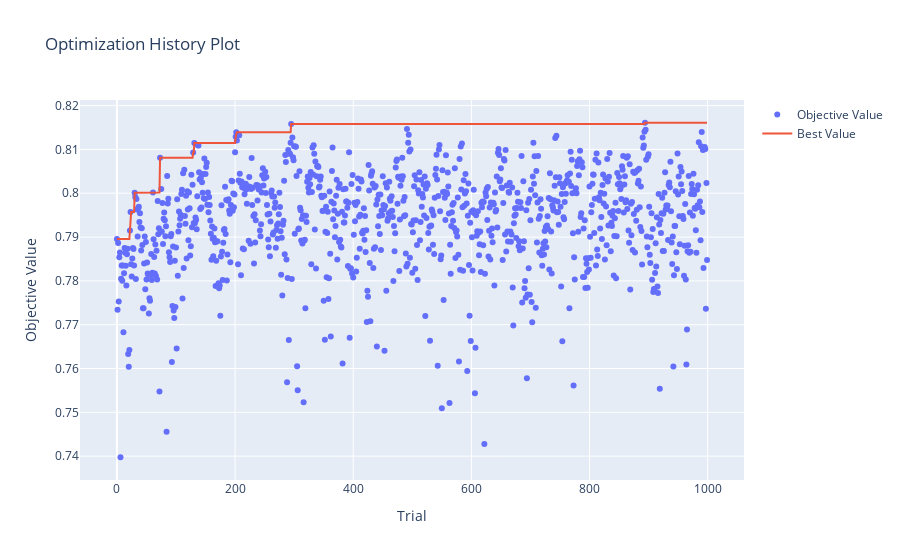

Here is the notebook cell this chart was saved with:
### Code cell
optuna.visualization.plot_optimization_history(study)

### Figure 1 — Plotly figure (JSON) as saved in the notebook; plotly's stock layout.template omitted (floating-point values rounded to 4 significant figures; data arrays with more than 128 entries replaced by an {"elided": "..."} marker saying what was removed)
{"data": [{"mode": "markers", "name": "Objective Value", "type": "scatter", "x": {"elided": "1000 int values"}, "y": {"elided": "1000 float values"}}, {"name": "Best Value", "type": "scatter", "x": {"elided": "1000 int values"}, "y": {"elided": "1000 float values"}}], "layout": {"title": {"text": "Optimization History Plot"}, "xaxis": {"title": {"text": "Trial"}}, "yaxis": {"title": {"text": "Objective Value"}}}}
